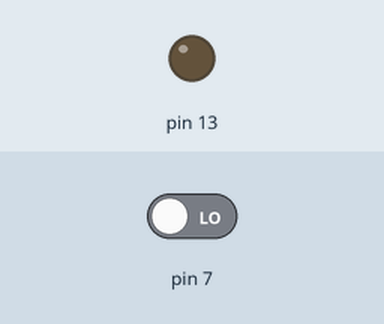
Recording of a sketch running on a simulated Arduino Uno, built with avr-gcc and run on an emulated ATmega328P. Parts: output pins drawn as LEDs (lit = HIGH). Inputs (shaded band) come from the test bench; at power-on: pin 7 LOW.

Above: at 1.2 s.
1.3 s: pin 7 driven HIGH
At 2.2 s:
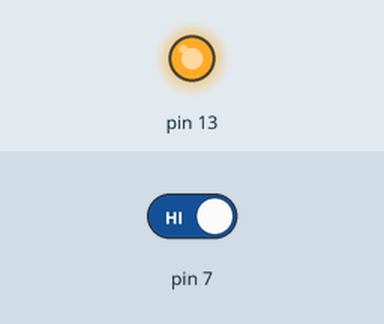
Timing chart, 0 to 4.3 s (numbered marks = the images above; inputs shaded):
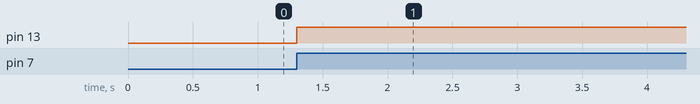

Measured:
- after the input at 1.3 s, pin 13: LOW → HIGH at once

The sketch:

Arduino_Pulsador.ino
```cpp
void setup() {
   pinMode(7,INPUT);

   pinMode(13,OUTPUT);
  Serial.begin(9600);

}

int boton=0;
int estadoLed=0;

int botonAnterior = 0;

void loop()
{
       boton=digitalRead(7);

      //Serial.println(estadoLed);

       if(boton==1 && botonAnterior == 0)
       {
          estadoLed=1-estadoLed;
          digitalWrite(13,estadoLed);
          delay(500);

       }

        botonAnterior = boton;


}
```
